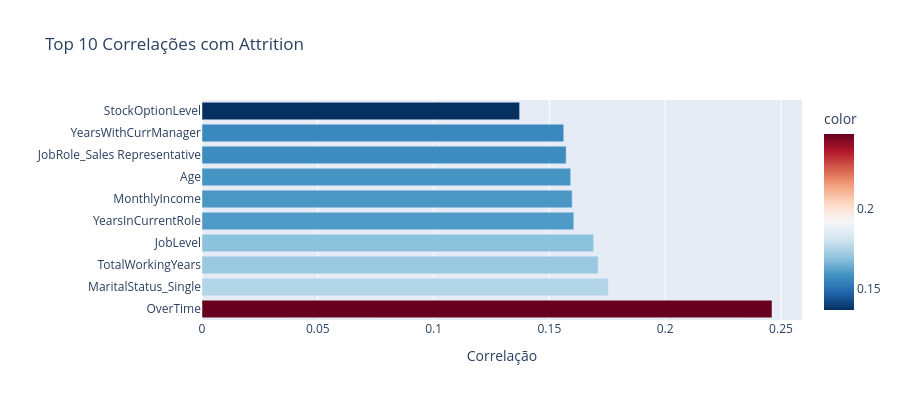

The code cell stored with this chart in its notebook:
### Code cell
corr = ibm.corr(numeric_only=True)["Attrition"].drop("Attrition").abs().sort_values(ascending=False).head(10)
fig = px.bar(x=corr.values, y=corr.index, orientation="h",
             color=corr.values, color_continuous_scale="RdBu_r",
             title="Top 10 Correlações com Attrition", labels={"x": "Correlação", "y": ""})
fig.update_layout(height=400, showlegend=False)
fig.show()

### Figure 1 — Plotly figure (JSON) as saved in the notebook; plotly's stock layout.template omitted (floating-point values rounded to 4 significant figures)
{"data": [{"hovertemplate": "Correlação=%{x}<br>=%{y}<br>color=%{marker.color}<extra></extra>", "legendgroup": "", "marker": {"color": [0.2461, 0.1754, 0.1711, 0.1691, 0.1605, 0.1598, 0.1592, 0.1572, 0.1562, 0.1371], "coloraxis": "coloraxis", "pattern": {"shape": ""}}, "name": "", "orientation": "h", "showlegend": false, "textposition": "auto", "type": "bar", "x": [0.2461, 0.1754, 0.1711, 0.1691, 0.1605, 0.1598, 0.1592, 0.1572, 0.1562, 0.1371], "xaxis": "x", "y": ["OverTime", "MaritalStatus_Single", "TotalWorkingYears", "JobLevel", "YearsInCurrentRole", "MonthlyIncome", "Age", "JobRole_Sales Representative", "YearsWithCurrManager", "StockOptionLevel"], "yaxis": "y"}], "layout": {"barmode": "relative", "coloraxis": {"autocolorscale": false, "colorbar": {"title": {"text": "color"}}, "colorscale": [[0, "rgb(5,48,97)"], [0.1, "rgb(33,102,172)"], [0.2, "rgb(67,147,195)"], [0.3, "rgb(146,197,222)"], [0.4, "rgb(209,229,240)"], [0.5, "rgb(247,247,247)"], [0.6, "rgb(253,219,199)"], [0.7, "rgb(244,165,130)"], [0.8, "rgb(214,96,77)"], [0.9, "rgb(178,24,43)"], [1, "rgb(103,0,31)"]]}, "height": 400, "legend": {"tracegroupgap": 0}, "showlegend": false, "title": {"text": "Top 10 Correlações com Attrition"}, "xaxis": {"anchor": "y", "domain": [0, 1], "title": {"text": "Correlação"}}, "yaxis": {"anchor": "x", "domain": [0, 1], "title": {"text": ""}}}}
